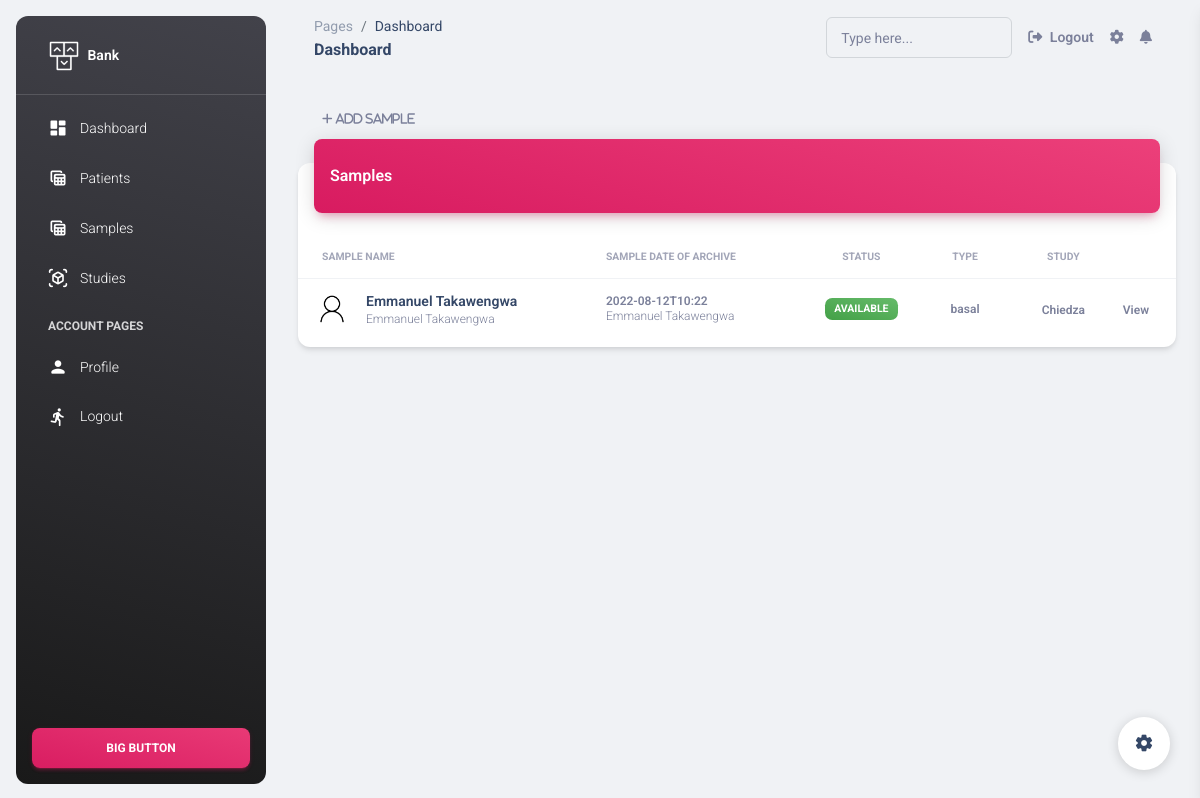
Screenshot of //view_sample (signed in) with the database file from the repository.
### apps/home/models.py (models this page shows, shortened)
class Sample(models.Model):
    name = models.CharField(max_length=100)
    study = models.ForeignKey(Study, on_delete=models.CASCADE)
    type = models.CharField(max_length=100)
    aliquoted = models.BooleanField(default=False)
    deleted = models.BooleanField(default=False)
    date_of_archive = models.CharField(max_length=200)
    patient = models.ForeignKey(Patient, on_delete=models.CASCADE)
    allocated = models.BooleanField(default=False)
    cube = models.ForeignKey('Cube',related_name='myCube', on_delete=models.CASCADE,null=True, blank=True)

class Patient(models.Model):
    sex = [("Male","Male"),("Female","Female"),("n/a","n/a")]
    id = models.AutoField(primary_key=True)
    name = models.CharField(max_length=200)
    dob = models.CharField(max_length=200)
    gender = models.CharField(choices=sex,max_length=10)
    phone = models.CharField(max_length=20, default="0783872345")
    age = models.CharField(max_length=20, default="1")
    study = models.ForeignKey(Study, on_delete=models.CASCADE, default=1)
    def __str__(self) -> str:
        return self.name

class Study(models.Model):
    statuses = [("On going","On going"),("Ended","Ended"),("n/a","n/a")]
    id = models.AutoField(primary_key=True)
    name = models.CharField(max_length=200)
    narrative_name= models.CharField(max_length=500, default="sadf asd fadfg arsg dvadhf dgjhbn")
    status = models.CharField(choices=statuses,max_length=200, default="On going")
    def __str__(self) -> str:
        return self.name

### apps/home/views.py (the view)
# urls.py: path('/view_sample',views.SampleIndexView.as_view(), name='view_sample'),
class SampleIndexView(LoginRequired,ListView):
    model = Sample
    context_object_name = 'questions'
    template_name = 'home/samples.html'
    def get_context_data(self, *args, **kwargs):
        context = super(SampleIndexView, self).get_context_data(*args, **kwargs)
        sample_list = Sample.objects.all().order_by('-id')
        paginator = Paginator(sample_list, 6)
        page = self.request.GET.get('page')
        try:
            samples = paginator.page(page)
        except PageNotAnInteger:
            samples = paginator.page(1)
        except EmptyPage:
            samples = paginator.page(paginator.num_pages)
        context['allsamples'] = True
        context['samples'] = samples
        context['total'] = sample_list.count()
        return context

### apps/context_processors.py (called while the page is built)
def cfg_assets_root(request):
    return { 'ASSETS_ROOT' : settings.ASSETS_ROOT }

### apps/home/mixins.py (called while the page is built)
    @method_decorator(login_required)
    def dispatch(self, *args, **kwargs):
        return super(LoginRequired, self).dispatch(*args, **kwargs)

### apps/templates/home/samples.html (shortened to what this page needs)
{% extends "layouts/base.html" %}
{% block content %}
  <div class="container-fluid py-4">
    <div class="row">
      <div class="col-12">
        <button onclick="location.href='{% url 'add_sample' %}' " class="btn btn-link text-secondary mb-0" aria-haspopup="true" aria-expanded="false">
          <i class="fa fa-plus text-xs"> Add Sample</i>
        </button>
        <div class="card my-4">
          <div class="card-header p-0 position-relative mt-n4 mx-3 z-index-2">
            <div class="bg-gradient-primary shadow-primary border-radius-lg pt-4 pb-3">
              <h6 class="text-white text-capitalize ps-3">Samples</h6>
            </div>
          </div>
          <div class="card-body px-0 pb-2">
            <div class="table-responsive p-0">
              <table class="table align-items-center mb-0">
                <thead>
                  <tr>
                    <th class="text-uppercase text-secondary text-xxs font-weight-bolder opacity-7">Sample Name</th>
                    <th class="text-uppercase text-secondary text-xxs font-weight-bolder opacity-7 ps-2">Sample date of archive</th>
                    <th class="text-center text-uppercase text-secondary text-xxs font-weight-bolder opacity-7">Status</th>
                    <th class="text-center text-uppercase text-secondary text-xxs font-weight-bolder opacity-7">Type</th>
                    <th class="text-center text-uppercase text-secondary text-xxs font-weight-bolder opacity-7">Study</th>
                    <th class="text-secondary opacity-7"></th>
                  </tr>
                </thead>
                <tbody>
                    {% if samples %}
                    {% for task in samples %}
                    {% if task.deleted == True %}
                     {% else %}
                    <tr>
                      <td>
                        <div class="d-flex px-2 py-1">
                          <div>
                            <img src="{{ ASSETS_ROOT }}/img/user-128.png" class="avatar avatar-sm me-3 border-radius-lg" alt="user1">
                          </div>
                          <div class="d-flex flex-column justify-content-center">
                            <h6 class="mb-0 text-sm">{{task.patient}}</h6>
                            <p class="text-xs text-secondary mb-0">{{task.patient}}</p>
                          </div>
                        </div>
                      </td>
                      <td>
                        <p class="text-xs font-weight-bold mb-0">{{task.date_of_archive}}</p>
                        <p class="text-xs text-secondary mb-0">{{task.patient}}</p>
                      </td>
                      <td class="align-middle text-center text-sm">
                        <span class="badge badge-sm bg-gradient-success"> Available</span>
                      </td>
                      <td class="align-middle text-center text-sm">
                        <span class="text-secondary text-xs font-weight-bold">{{task.type}}</span>
                      </td>
                      <td class="align-middle text-center">
                        <span class="text-secondary text-xs font-weight-bold">{{task.study}}</span>
                      </td>
                      <td class="align-middle">
                        <a href="{% url 'sampleDetails' task.id %}" class="text-secondary font-weight-bold text-xs" data-toggle="tooltip" data-original-title="Edit user">
                          View
                        </a>
                      </td>
                    </tr>
                    {% endif %}
                    {% endfor %}
                    {% else %}
                        <h3 style="margin-left:15px">No Patients available for now.</h3>
                    {% endif %}
                  </tbody>
                </table>
              </div>
            </div>
          </div>
        </div>
      </div>
            </div>
{% endblock content %}

### rows the page displays
Sample: deleted False (drawn), patient "Emmanuel Takawengwa", date_of_archive "2022-08-12T10:22", type "basal", study "Chiedza"
